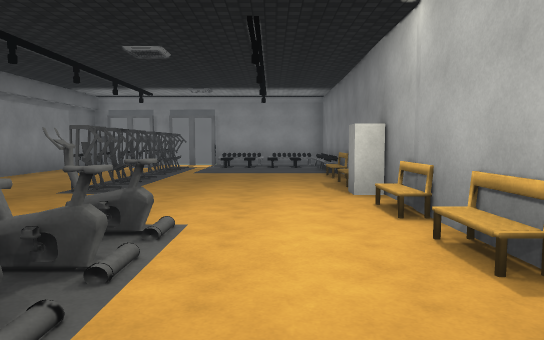
[1] (above)

24 first-person views from a walk through a Unity game level. The camera is 1.4 m above the floor, tilts 4° down and sees 70° across. The floor is counted in squares, 2 m on a side. Each view is taken from the middle of a square. On the plan, view 1 faces up. The plan holds only what a view shows up to about 11 squares ahead; the rest is blank. The player is left out. Some animated figures are not drawn. Some surface patterns are stand-ins.

[2]
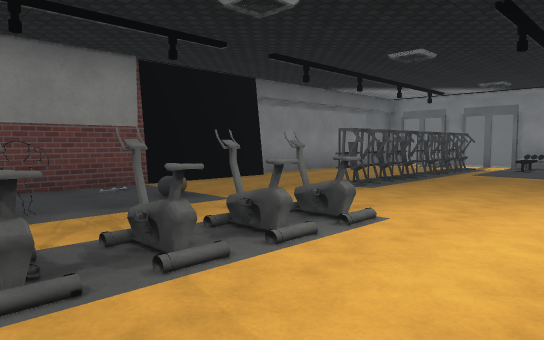

[3]
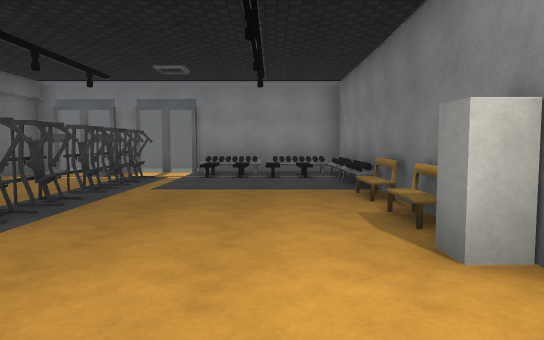

[4]
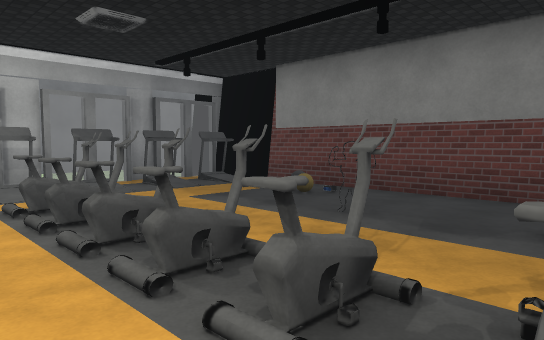

[5]
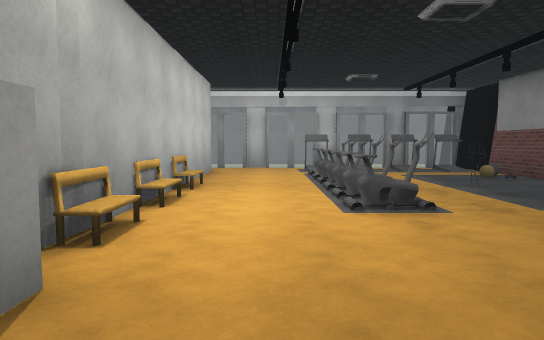

[6]
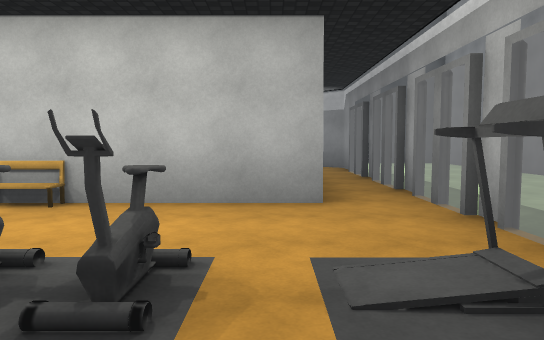

[7]
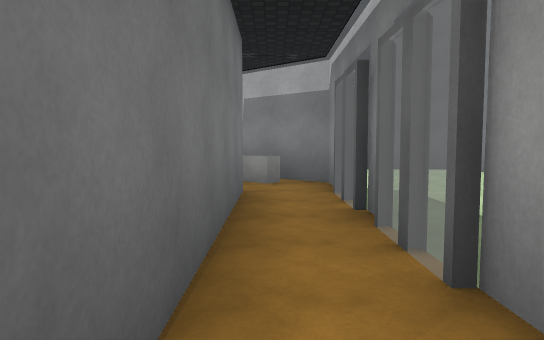

[8]
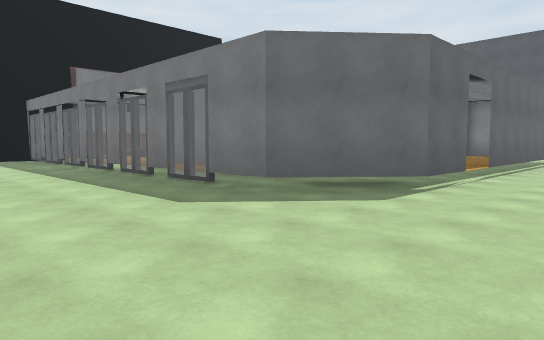

[9]
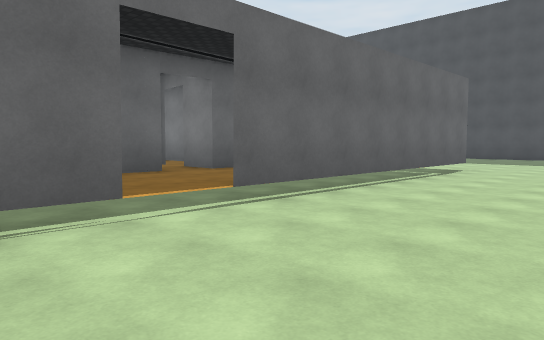

[10]
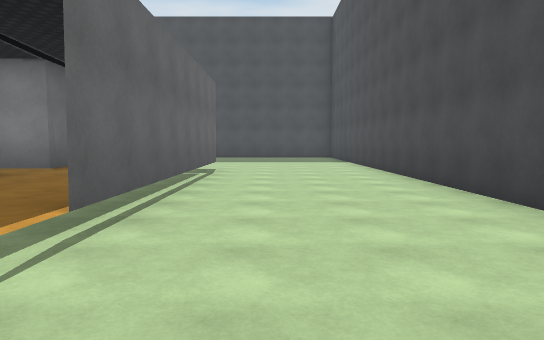

[11]
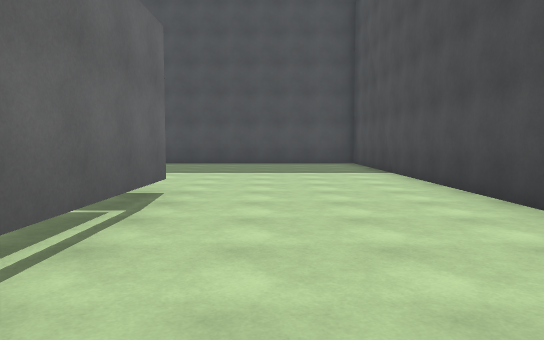

[12]
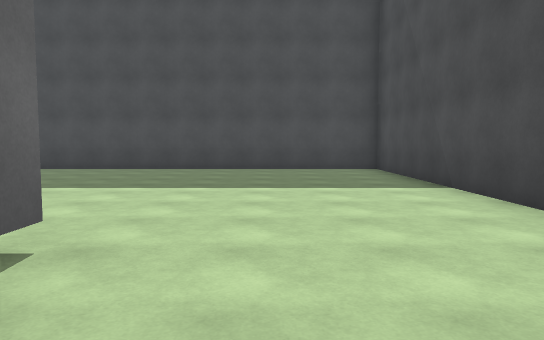

[13]
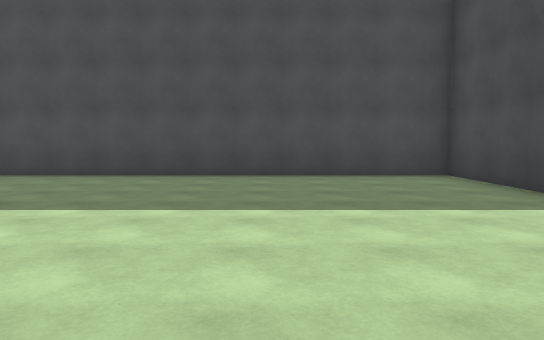

[14]
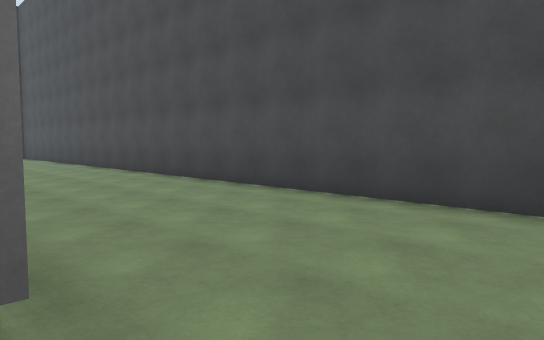

[15]
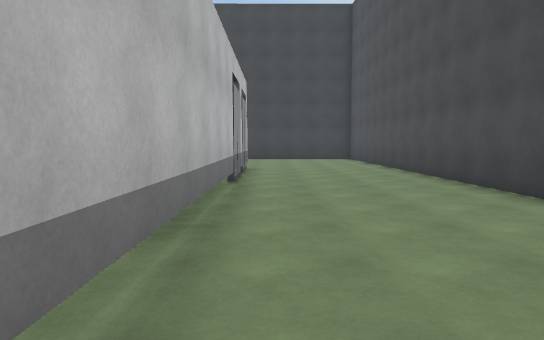

[16]
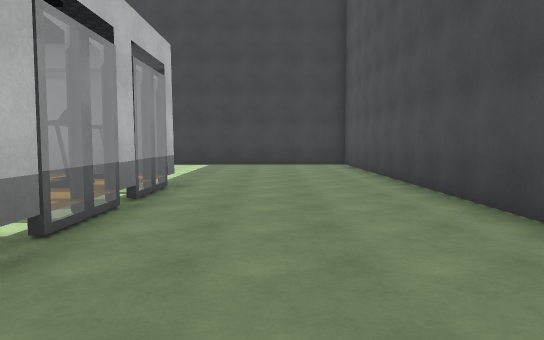

[17]
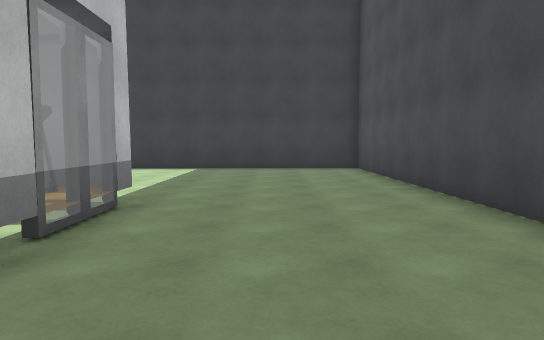

[18]
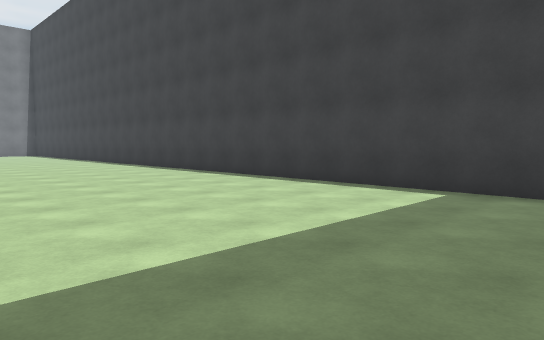

[19]
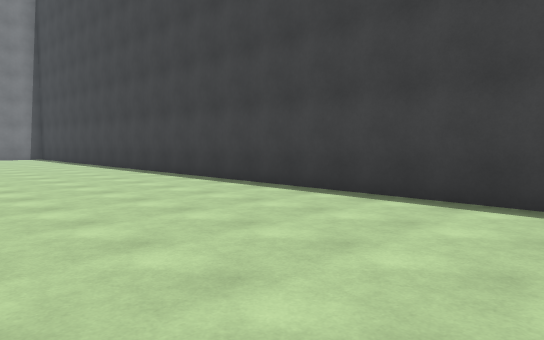

[20]
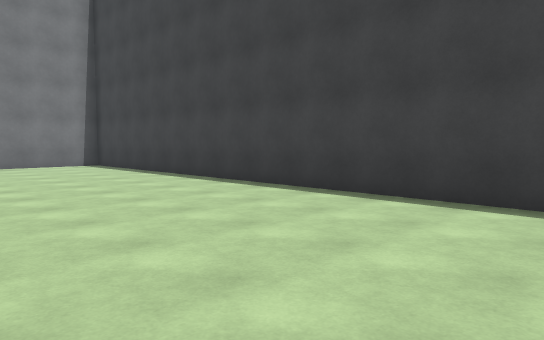

[21]
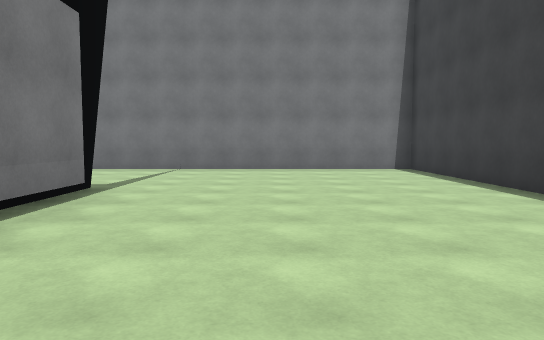

[22]
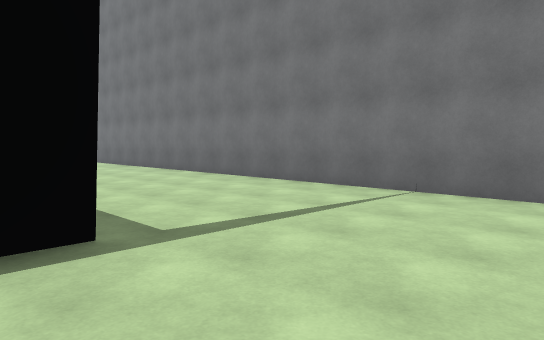

[23]
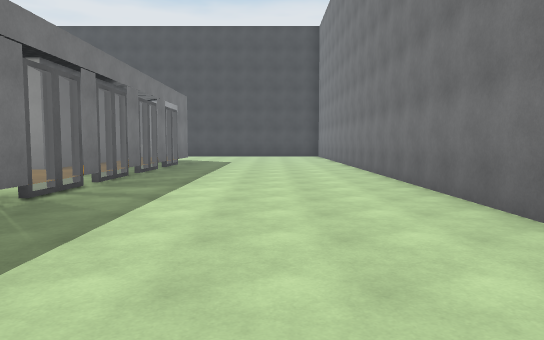

[24]
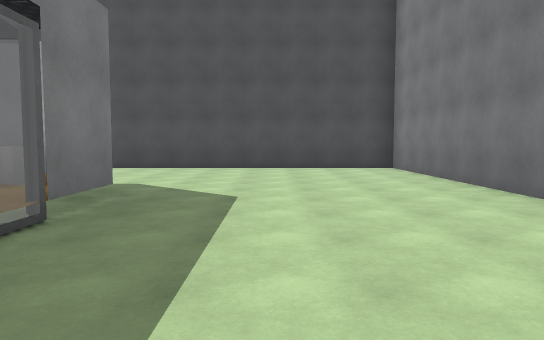

### Floor plan
Key: @ floor where view 1 was taken; # wall or solid block; x gap in a wall; . main floor; : floor 0.25 m higher than the main floor; / step, stairs or slope; O other object.
Columns run from 12 left of view 1 to 14 right of it. Each row starts with its distance up from view 1.
 17 ###########################
 16 #.........................#
 15 #.........................#
 14 #.........................#
 13 #.........................#
 12 #.....###::########.......#
 11 #.....#::::///#     ......#
 10 #.....#::#::::#     ......#
  9 #.....#::x::::#      #....#
  8 #.....#::#:::/#     :#....#
  7 #.....#::x:::/#     :#....#
  6 #.....#::#:::/#   #::#....#
  5 #.... ##:::::/#   :::#....#
  4 #....  #:::::/##   ::#....#
  3 #..... ##::#:/# ::#::#....#
  2 #..... # ::::/# # :::#....#
  1 #..... #:#:#:/#   #::#....
  0 #..... O::::@:#     ::....
 -1 #......#:::#::#     :#....
 -2 #......#::::::#####::#....#
 -3 #......#:###::::::::##....#
 -4 #......##############.....#
 -5 #......#..................#
 -6 #.........................#
 -7 #.........................#
 -8 #.........................#
 -9 #................. .......#
-10 ##################  #######

Where each view was taken, in squares from view 1:
view 1: 0 up, 0 right, facing up
view 2: 0 up, 1 right, facing up-left
view 3: 3 up, 0 right, facing up
view 4: 3 up, 0 right, facing down-left
view 5: 7 up, 0 right, facing down
view 6: 2 down, 3 left, facing right
view 7: 3 down, 1 right, facing right
view 8: 8 down, 12 right, facing up-left
view 9: 2 down, 13 right, facing up-left
view 10: 2 down, 11 right, facing up
view 11: 3 up, 11 right, facing up
view 12: 6 up, 11 right, facing up
view 13: 8 up, 10 right, facing up
view 14: 12 up, 8 right, facing up-left
view 15: 13 up, 5 right, facing left
view 16: 14 up, 1 right, facing left
view 17: 14 up, 1 left, facing left
view 18: 14 up, 6 left, facing down-left
view 19: 9 up, 7 left, facing down-left
view 20: 3 up, 7 left, facing down-left
view 21: 1 up, 8 left, facing down
view 22: 4 down, 8 left, facing down-right
view 23: 7 down, 6 left, facing right
view 24: 6 down, 3 right, facing right
